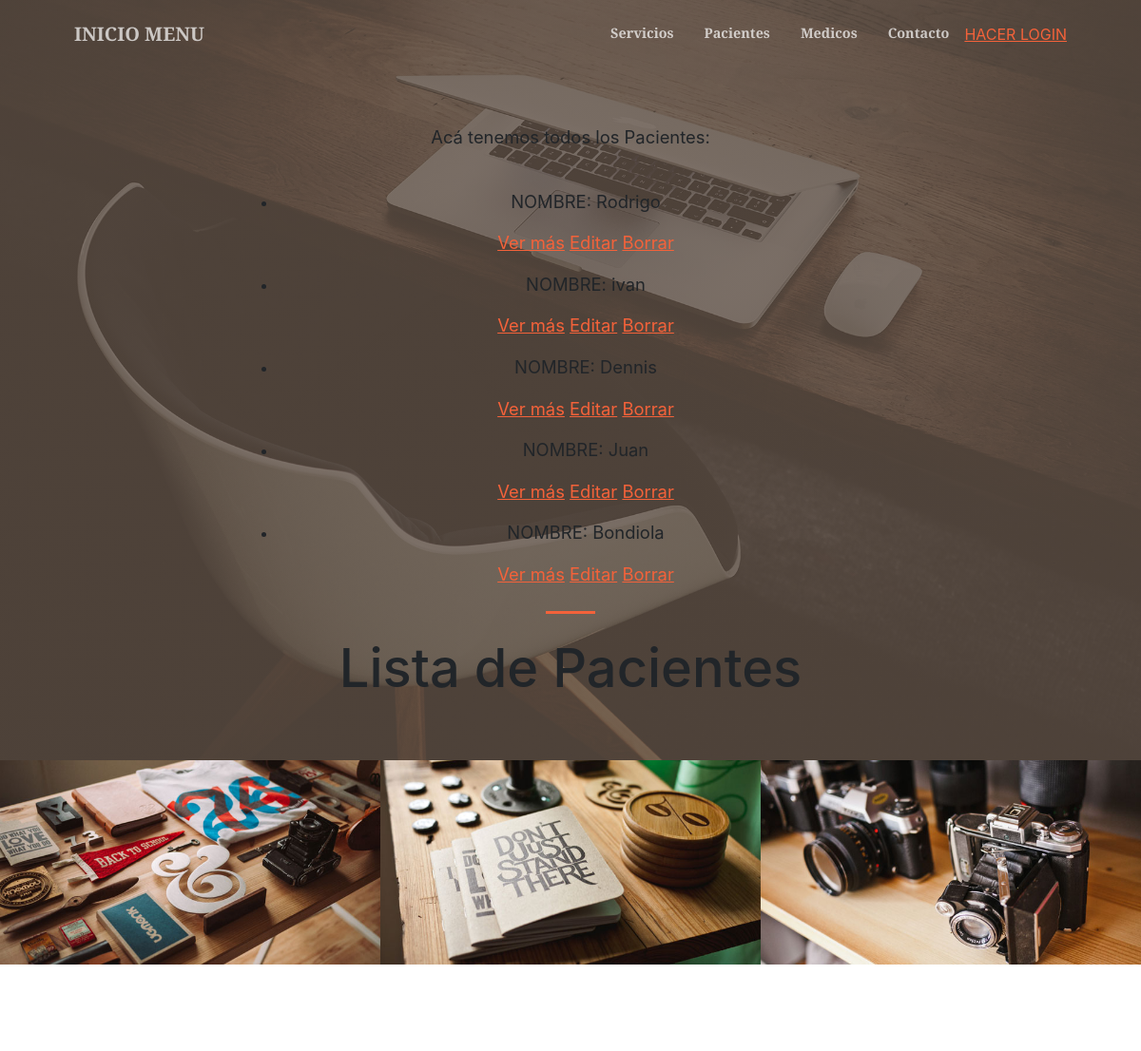
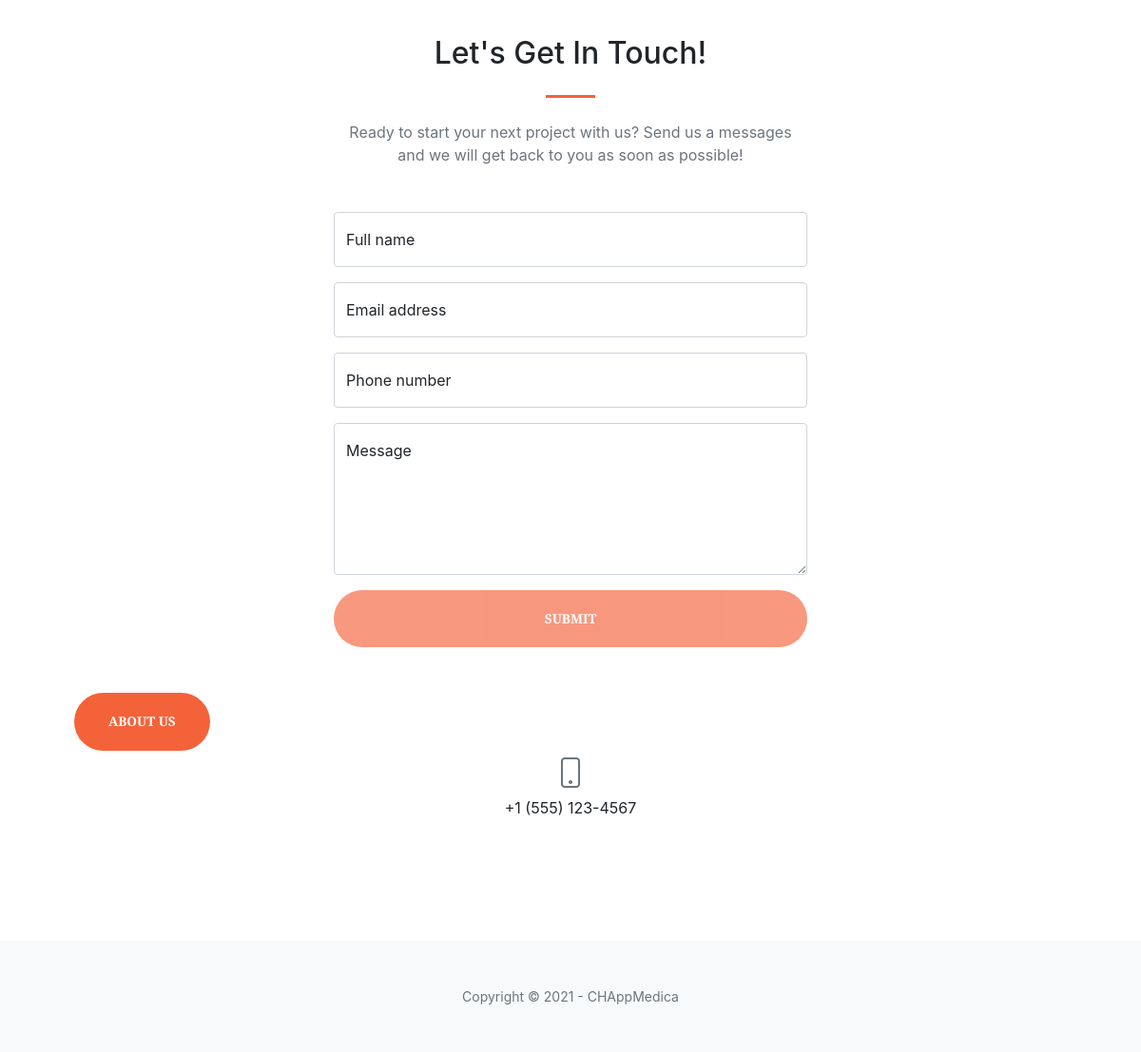
Page /AppMedica/paciente/list on the committed database (2 pictures, top to bottom).
### AppMedica/models.py (models this page shows, shortened)
class Paciente(models.Model):
    nombre = models.CharField(max_length=40)
    apellido = models.CharField(max_length=40)
    fNac = models.DateField()
    telefono = models.IntegerField()
    email = models.EmailField(null=True)
    servicio = models.CharField(max_length=40, default='')

### AppMedica/views.py (the view)
# urls.py: path('paciente/list', views.PacienteList.as_view(), name='List'),
class PacienteList(ListView):
    model = Paciente
    template_name = "AppMedica/paciente_list.html"

### AppMedica/templates/AppMedica/paciente_list.html
{% extends "AppMedica/padre.html" %}
{% load static %}
        {% block contenido2 %}
            <h1 class="mb-1">Lista de Pacientes</h1>
        {% endblock %}
        {% block contenido %}
          <p>Acá tenemos todos los Pacientes:</p> <br>
          <ul>
            {% for paciente in object_list %}
            <li>
              <p>NOMBRE: {{ paciente.nombre}}</p>
              <p>
              <a href="{% url 'Detail' paciente.id %}">Ver más</a>
              <a href="{% url 'Edit' paciente.id %}">Editar</a>
              <a href="{% url 'Delete' paciente.id %}">Borrar</a>
            </p>
            </li>
            {% endfor %}
          </ul>
        {% endblock %}

### rows in the picture
Paciente: nombre "Rodrigo"
Paciente: nombre "ivan"
Paciente: nombre "Dennis"
Paciente: nombre "Juan"
Paciente: nombre "Bondiola"
